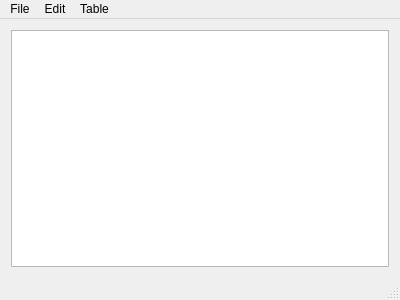
<?xml version="1.0" encoding="UTF-8"?>
<ui version="4.0">
 <class>MainWindow</class>
 <widget class="QMainWindow" name="MainWindow">
  <property name="geometry">
   <rect>
    <x>0</x>
    <y>0</y>
    <width>400</width>
    <height>300</height>
   </rect>
  </property>
  <property name="windowTitle">
   <string>MainWindow</string>
  </property>
  <widget class="QWidget" name="centralWidget">
   <layout class="QGridLayout" name="gridLayout">
    <item row="0" column="0">
     <widget class="QTableView" name="tableView">
      <property name="sortingEnabled">
       <bool>true</bool>
      </property>
      <attribute name="verticalHeaderVisible">
       <bool>false</bool>
      </attribute>
     </widget>
    </item>
   </layout>
  </widget>
  <widget class="QMenuBar" name="menuBar">
   <property name="geometry">
    <rect>
     <x>0</x>
     <y>0</y>
     <width>400</width>
     <height>22</height>
    </rect>
   </property>
   <widget class="QMenu" name="menuFile">
    <property name="title">
     <string>File</string>
    </property>
    <addaction name="actionOpen"/>
    <addaction name="actionSave"/>
    <addaction name="actionSave_As"/>
   </widget>
   <widget class="QMenu" name="menuTable">
    <property name="title">
     <string>Table</string>
    </property>
    <addaction name="actionAdd"/>
    <addaction name="actionRemove"/>
    <addaction name="separator"/>
    <addaction name="actionDuplicate_Row"/>
   </widget>
   <widget class="QMenu" name="menuEdit">
    <property name="title">
     <string>Edit</string>
    </property>
    <addaction name="actionUndo"/>
    <addaction name="actionRedo"/>
    <addaction name="separator"/>
    <addaction name="actionCopy"/>
    <addaction name="actionCut"/>
    <addaction name="actionPaste"/>
   </widget>
   <addaction name="menuFile"/>
   <addaction name="menuEdit"/>
   <addaction name="menuTable"/>
  </widget>
  <widget class="QStatusBar" name="statusBar"/>
  <action name="actionOpen">
   <property name="text">
    <string>Open</string>
   </property>
   <property name="shortcut">
    <string>Meta+O</string>
   </property>
  </action>
  <action name="actionSave">
   <property name="text">
    <string>Save</string>
   </property>
   <property name="shortcut">
    <string>Meta+S</string>
   </property>
  </action>
  <action name="actionAdd">
   <property name="text">
    <string>Add Row</string>
   </property>
   <property name="shortcut">
    <string>Meta+I</string>
   </property>
  </action>
  <action name="actionRemove">
   <property name="text">
    <string>Remove Row(s)</string>
   </property>
   <property name="shortcut">
    <string>Meta+R</string>
   </property>
  </action>
  <action name="actionUndo">
   <property name="text">
    <string>Undo</string>
   </property>
   <property name="shortcut">
    <string>Meta+Z</string>
   </property>
  </action>
  <action name="actionRedo">
   <property name="text">
    <string>Redo</string>
   </property>
   <property name="shortcut">
    <string>Meta+Shift+Z</string>
   </property>
  </action>
  <action name="actionSave_As">
   <property name="text">
    <string>Save As</string>
   </property>
   <property name="shortcut">
    <string>Meta+Shift+S</string>
   </property>
  </action>
  <action name="actionAdd_Column">
   <property name="text">
    <string>Add Column</string>
   </property>
  </action>
  <action name="actionRemove_Column">
   <property name="text">
    <string>Remove Column(s)</string>
   </property>
  </action>
  <action name="actionDuplicate_Row">
   <property name="text">
    <string>Duplicate Row</string>
   </property>
   <property name="shortcut">
    <string>Meta+D</string>
   </property>
  </action>
  <action name="actionCopy">
   <property name="text">
    <string>Copy</string>
   </property>
   <property name="shortcut">
    <string>Meta+C</string>
   </property>
  </action>
  <action name="actionCut">
   <property name="text">
    <string>Cut</string>
   </property>
   <property name="shortcut">
    <string>Meta+X</string>
   </property>
  </action>
  <action name="actionPaste">
   <property name="text">
    <string>Paste</string>
   </property>
   <property name="shortcut">
    <string>Meta+V</string>
   </property>
  </action>
 </widget>
 <layoutdefault spacing="6" margin="11"/>
 <resources/>
 <connections/>
</ui>
